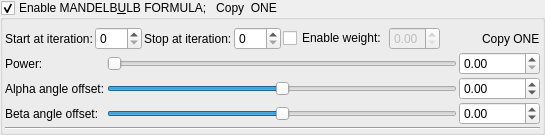
    <widget class="MyGroupBox" name="groupCheck_transform_mandelbulbOriginal1_enabled">
     <property name="title">
      <string>Enable MANDELB&amp;ULB FORMULA;   Copy  ONE</string>
     </property>
     <property name="checkable">
      <bool>true</bool>
     </property>
     <layout class="QVBoxLayout" name="verticalLayout_12" stretch="0,0,0">
      <property name="spacing">
       <number>2</number>
      </property>
      <property name="leftMargin">
       <number>2</number>
      </property>
      <property name="topMargin">
       <number>2</number>
      </property>
      <property name="rightMargin">
       <number>2</number>
      </property>
      <property name="bottomMargin">
       <number>2</number>
      </property>
      <item>
       <layout class="QGridLayout" name="gridLayout_6">
        <property name="topMargin">
         <number>5</number>
        </property>
        <item row="0" column="0">
         <widget class="QLabel" name="label_26">
          <property name="text">
           <string>Start at iteration:</string>
          </property>
         </widget>
        </item>
        <item row="0" column="2">
         <widget class="QLabel" name="label_27">
          <property name="text">
           <string>Stop at iteration:</string>
          </property>
         </widget>
        </item>
        <item row="0" column="8">
         <widget class="QLabel" name="label_113">
          <property name="text">
           <string>Copy ONE</string>
          </property>
         </widget>
        </item>
        <item row="0" column="3">
         <widget class="MySpinBox" name="spinboxInt_transform_mandelbulbOriginal1_stop_iterations">
          <property name="sizePolicy">
           <sizepolicy hsizetype="Preferred" vsizetype="Maximum">
            <horstretch>0</horstretch>
            <verstretch>0</verstretch>
           </sizepolicy>
          </property>
          <property name="maximum">
           <number>250</number>
          </property>
         </widget>
        </item>
        <item row="0" column="1">
         <widget class="MySpinBox" name="spinboxInt_transform_mandelbulbOriginal1_start_iterations">
          <property name="sizePolicy">
           <sizepolicy hsizetype="Minimum" vsizetype="Maximum">
            <horstretch>0</horstretch>
            <verstretch>0</verstretch>
           </sizepolicy>
          </property>
          <property name="maximum">
           <number>250</number>
          </property>
         </widget>
        </item>
        <item row="0" column="5">
         <widget class="QCheckBox" name="checkBox_transform_mandelbulbOriginal1_weight_enabled">
          <property name="text">
           <string>Enable weight:</string>
          </property>
         </widget>
        </item>
        <item row="0" column="6">
         <widget class="MyDoubleSpinBox" name="spinbox_transform_mandelbulbOriginal1_weight">
          <property name="enabled">
           <bool>false</bool>
          </property>
          <property name="sizePolicy">
           <sizepolicy hsizetype="Minimum" vsizetype="Maximum">
            <horstretch>0</horstretch>
            <verstretch>0</verstretch>
           </sizepolicy>
          </property>
          <property name="decimals">
           <number>2</number>
          </property>
          <property name="minimum">
           <double>0.000000000000000</double>
          </property>
          <property name="maximum">
           <double>1.000000000000000</double>
          </property>
          <property name="singleStep">
           <double>0.100000000000000</double>
          </property>
         </widget>
        </item>
        <item row="0" column="7">
         <spacer name="horizontalSpacer_4">
          <property name="orientation">
           <enum>Qt::Horizontal</enum>
          </property>
          <property name="sizeHint" stdset="0">
           <size>
            <width>40</width>
            <height>20</height>
           </size>
          </property>
         </spacer>
        </item>
       </layout>
      </item>
      <item>
       <layout class="QGridLayout" name="gridLayout_15">
        <property name="spacing">
         <number>2</number>
        </property>
        <item row="1" column="0">
         <widget class="QLabel" name="label_5">
          <property name="text">
           <string>Alpha angle offset:</string>
          </property>
         </widget>
        </item>
        <item row="2" column="0">
         <widget class="QLabel" name="label_9">
          <property name="text">
           <string>Beta angle offset:</string>
          </property>
         </widget>
        </item>
        <item row="0" column="0">
         <widget class="QLabel" name="label_7">
          <property name="text">
           <string>Power:</string>
          </property>
         </widget>
        </item>
        <item row="1" column="1">
         <widget class="QSlider" name="slider_transform_alpha_angle_offset">
          <property name="sizePolicy">
           <sizepolicy hsizetype="Expanding" vsizetype="Maximum">
            <horstretch>0</horstretch>
            <verstretch>0</verstretch>
           </sizepolicy>
          </property>
          <property name="minimum">
           <number>-18000</number>
          </property>
          <property name="maximum">
           <number>18000</number>
          </property>
          <property name="value">
           <number>0</number>
          </property>
          <property name="sliderPosition">
           <number>0</number>
          </property>
          <property name="orientation">
           <enum>Qt::Horizontal</enum>
          </property>
         </widget>
        </item>
        <item row="1" column="2">
         <widget class="MyDoubleSpinBox" name="spinbox_transform_alpha_angle_offset">
          <property name="sizePolicy">
           <sizepolicy hsizetype="Minimum" vsizetype="Maximum">
            <horstretch>0</horstretch>
            <verstretch>0</verstretch>
           </sizepolicy>
          </property>
          <property name="prefix">
           <string/>
          </property>
          <property name="suffix">
           <string/>
          </property>
          <property name="decimals">
           <number>2</number>
          </property>
          <property name="minimum">
           <double>-36000.000000000000000</double>
          </property>
          <property name="maximum">
           <double>36000.000000000000000</double>
          </property>
          <property name="singleStep">
           <double>0.100000000000000</double>
          </property>
         </widget>
        </item>
        <item row="2" column="1">
         <widget class="QSlider" name="slider_transform_beta_angle_offset">
          <property name="sizePolicy">
           <sizepolicy hsizetype="Expanding" vsizetype="Maximum">
            <horstretch>0</horstretch>
            <verstretch>0</verstretch>
           </sizepolicy>
          </property>
          <property name="minimum">
           <number>-18000</number>
          </property>
          <property name="maximum">
           <number>18000</number>
          </property>
          <property name="value">
           <number>0</number>
          </property>
          <property name="sliderPosition">
           <number>0</number>
          </property>
          <property name="orientation">
           <enum>Qt::Horizontal</enum>
          </property>
         </widget>
        </item>
        <item row="2" column="2">
         <widget class="MyDoubleSpinBox" name="spinbox_transform_beta_angle_offset">
          <property name="sizePolicy">
           <sizepolicy hsizetype="Minimum" vsizetype="Maximum">
            <horstretch>0</horstretch>
            <verstretch>0</verstretch>
           </sizepolicy>
          </property>
          <property name="prefix">
           <string/>
          </property>
          <property name="suffix">
           <string/>
          </property>
          <property name="decimals">
           <number>2</number>
          </property>
          <property name="minimum">
           <double>-36000.000000000000000</double>
          </property>
          <property name="maximum">
           <double>36000.000000000000000</double>
          </property>
          <property name="singleStep">
           <double>0.100000000000000</double>
          </property>
         </widget>
        </item>
        <item row="0" column="2">
         <widget class="MyDoubleSpinBox" name="spinbox_transform_power">
          <property name="sizePolicy">
           <sizepolicy hsizetype="Minimum" vsizetype="Maximum">
            <horstretch>0</horstretch>
            <verstretch>0</verstretch>
           </sizepolicy>
          </property>
          <property name="prefix">
           <string/>
          </property>
          <property name="suffix">
           <string/>
          </property>
          <property name="decimals">
           <number>2</number>
          </property>
          <property name="minimum">
           <double>0.000000000000000</double>
          </property>
          <property name="maximum">
           <double>1000.000000000000000</double>
          </property>
          <property name="singleStep">
           <double>0.100000000000000</double>
          </property>
         </widget>
        </item>
        <item row="0" column="1">
         <widget class="QSlider" name="slider_transform_power">
          <property name="sizePolicy">
           <sizepolicy hsizetype="Expanding" vsizetype="Maximum">
            <horstretch>0</horstretch>
            <verstretch>0</verstretch>
           </sizepolicy>
          </property>
          <property name="maximum">
           <number>2000</number>
          </property>
          <property name="singleStep">
           <number>1</number>
          </property>
          <property name="orientation">
           <enum>Qt::Horizontal</enum>
          </property>
         </widget>
        </item>
       </layout>
      </item>
      <item>
       <widget class="Line" name="line_13">
        <property name="orientation">
         <enum>Qt::Horizontal</enum>
        </property>
       </widget>
      </item>
     </layout>
    </widget>
